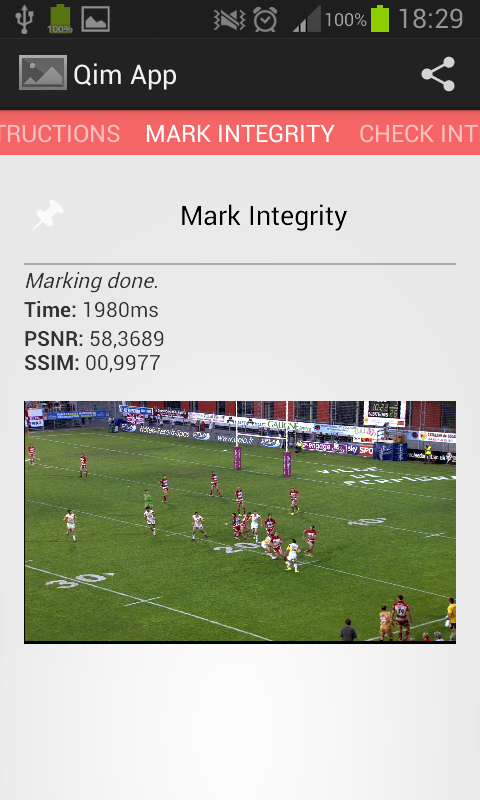
//> input picture Images/AppCheck.png, 480 x 800 px
$ ./main ../../Images/AppCheck.png ../../Images/AppMain.png ../../Images/AppMain.png   (built with g++ and OpenCV 4)
//> lines starting //> are read from the running program, lines starting //| are printed output that depends on the picture
### QimWatermarking/QimWatermarking/measurements.hpp
//
//  measurements.h
//  Image Similarity Measurement
//
//  Created by Cédric Golmard on 04/11/2013.
//  Copyright (c) 2013 Cédric Golmard. All rights reserved.
//
//  Similarity measures between images using openCV.

#ifndef __Image_Similarity_Measurement__measurements__
#define __Image_Similarity_Measurement__measurements__

#include <opencv2/opencv.hpp>
using namespace cv;

//////////////////////////////////
//     Pixel-based measures     //
//////////////////////////////////

//  Peak Signal-to-Noise Ratio
//  PSNR
//  Result expected : score from 0.0 to infinity
//      * perfect fit           : infinity
//      * very good similarity  : > 50
//      * good similarity       : > 30
double getPSNR(Mat &im1, Mat &im2);

//  Image Fidelity
//  IF
//  Result expected :
//      * same images           : 1
double getIF(Mat &im1, Mat &im2);

//////////////////////////////////
//  Correlation-based measures  //
//////////////////////////////////

//  Normalized Cross Correlation
//  NCC
//  Result expected :
//      * same images           : 1
double getNCC(Mat &im1, Mat &im2);

//  Structural SIMilarity
//  SSIM
//  Result expected :index between 0.0 and 1.0
//      * perfect fit           : 1
//      * no similarity         : 0
double getSSIM(Mat &im1, Mat &im2);

#endif /* defined(__Image_Similarity_Measurement__measurements__) */

### QimWatermarking/QimWatermarking/mQim.cpp
//
//  mQim.cpp
//
//  Created by Cédric Golmard on 06/11/2013.
//
#include "mQim.hpp"

#include <opencv2/opencv.hpp>
#include <vector>
#include <string>
#include <fstream>

#include "measurements.hpp"

using namespace std;
using namespace cv;

//////METHODS///////////////////////////////////////////////////////////////////////////////////////////////////////////////
void insertionRandom(Mat& image, vector<int> mark, vector<double>& key,
                     vector<int>& pos_block_col, vector<int>& pos_block_row, double alpha,
                     int delta);
void insertionPriorDetectionCriteria(Mat& image, vector<int> mark,
                                     vector<double>& key, vector<int>& pos_block_col,
                                     vector<int>& pos_block_row, double alpha, int delta);
void insertionPriorEnergyCriteria(Mat& image, vector<int> mark,
                                  vector<double>& key, vector<int>& pos_block_col,
                                  vector<int>& pos_block_row, double alpha, int delta);

void detection(Mat& image, vector<int>& mark, vector<double> key,
               vector<int> pos_block_col, vector<int> pos_block_row, double alpha,
               int delta);

void getContentMarkBinary(Mat& image, vector<int>& mark, int dctblock_size);

int compareMarks(vector<int> mark1, vector<int> mark2);

void displayMeasures(Mat& image1, vector<int>& mark1, Mat& image2,
                     vector<int>& mark2);

template<class T>
bool writeNextRow(ostream& str, vector<T> rowdata);

template<class T>
bool readNextRow(istream& str, vector<T>& rowdata);

bool writeAllKeyFile(ostream& str, vector<int> framenums,
                     vector<vector<double> > allkeys, vector<vector<int> > allrows,
                     vector<vector<int> > allcols);
bool readAllKeyFile(istream& str, vector<int> &framenums,
                    vector<vector<double> > &allkeys, vector<vector<int> > &allrows,
                    vector<vector<int> > &allcols);
bool writeImageKeyFile(ostream& ostr, vector<double> keys, vector<int> cols,
                       vector<int> rows);
bool readImageKeyFile(istream& istr, vector<double>& keys, vector<int>& cols,
                      vector<int>& rows);

//////AUX

double quantize(double value, double delta);
double quantize(double value);

void insert_block(Mat& block, int mark, double key, double alpha, int delta);
void detect_block(Mat& block, int& mark, double key, double alpha, int delta);

double detection_measure(Mat& block, double key, double alpha, int delta);

//////VARS//////////////////////////////////////////////////////////////////////////////////////////////////////////////////

// default Qim parameters
int block_size = 4;
int delta_q = 150;

// Perception mask
float masque_t[4][4] = { { 0, 0.58, 1.2, 2.39 }, { 0.58, 1.12, 1.49, 2.3 }, {
    1.2, 1.49, 3.07, 4.35 }, { 2.39, 2.3, 4.35, 7.25 } };
double norm_masque = 11.4468;

// Files
char separator = ',';

//////INSERTION//////////////////////////////////////////////////////////////////////////////////////////////////////////////

/**
 * insertionRandom
 *
 * Insert the mark at random block positions
 *
 * @param image
 * @param mark
 * @param key
 * @param pos_block_col
 * @param pos_block_row
 * @param alpha
 * @param delta
 */
void insertionRandom(Mat& image, vector<int> mark, vector<double>& key,
                     vector<int>& pos_block_col, vector<int>& pos_block_row, double alpha,
                     int delta) {

	/////////////////////////////////////////////////////////////////////////////
	// Work on a copy
	key.clear();
	pos_block_col.clear();
	pos_block_row.clear();
	double thiskey = 0;
	int block_col = 0, block_row = 0;
	Mat image_mark;

	srand((int) time(NULL)); // init for random values

	// RGB => HSV
	// image.convertTo(image_mark, CV_32FC3); //
	cvtColor(image, image, CV_BGR2YCrCb);
	int V = 0; // intensity = V = index #2

	// Split block in channels
	vector<Mat> planes;
	split(image, planes);

	for (size_t t = 0; t < planes.size(); t++)
		planes[t].convertTo(planes[t], CV_32FC1);

	/////////////////////////////////////////////////////////////////////////////
	// Image block processing : for each (block_size*block_size) block
	vector<int>::const_iterator mark_it(mark.begin()), mark_end(mark.end());
	for (; mark_it != mark_end; mark_it++) {

		// generate random value
		thiskey = (double) rand() / RAND_MAX;
		block_row = rand() % ((image.rows)/ block_size);
		block_col = rand() % ((image.cols)/ block_size);

		// Select the block on intensity channel (V) // x, y w, h
		Mat block = planes[V](
                              Rect(block_size * block_col, block_size * block_row, block_size,
                                   block_size));
		Mat dctblock;

		/////////////////////////////////////////////////////////////////////////////
		// direct DCT
		dct(block, dctblock);

		/////////////////////////////////////////////////////////////////////////////
		// insertion
		insert_block(dctblock, *mark_it % 2, thiskey, alpha, delta);

		// update
		key.push_back(thiskey);
		pos_block_col.push_back(block_col);
		pos_block_row.push_back(block_row);

		/////////////////////////////////////////////////////////////////////////////
		// inverse DCT
		// dct(dctblock, block, DCT_INVERSE);
		idct(dctblock, block);
	}

	// merge planes in block
	for (size_t t = 0; t < planes.size(); t++)
        planes[t].convertTo(planes[t], CV_8UC1);
	merge(planes, image);

    // HSV -> RGB
    cvtColor(image, image, CV_YCrCb2BGR);
}

/**
 * insertionPriorDetectionCriteria
 *
 * insert the mark in only blocks respecting a specific condition on the detection to be more robust to attack. The insertion is slower due to several attempts to match the criteria for each block.
 *
 * @param image
 * @param mark
 * @param key
 * @param pos_block_col
 * @param pos_block_row
 * @param alpha
 * @param delta
 */
// [107 lines left out: function insertionPriorDetectionCriteria, not called in this run]

/**
 * insertionPriorEnergyCriteria
 *
 * insert the mark in only blocks respecting a specific condition on the blocks energy to be more robust to attack. The insertion is slower due to several attempts to match the criteria for each block.
 *
 * @param image
 * @param mark
 * @param key
 * @param pos_block_col
 * @param pos_block_row
 * @param alpha
 * @param delta
 */
// [193 lines left out: function insertionPriorEnergyCriteria, not called in this run]

//////DETECTION//////////////////////////////////////////////////////////////////////////////////////////////////////////////

/**
 * detection
 *
 * detect and extract the mark inserted in the image using the keys and block positions information
 *
 * @param image
 * @param mark
 * @param key
 * @param pos_block_col
 * @param pos_block_row
 * @param alpha
 * @param delta
 */
// [37 lines left out: function detection, not called in this run]

//////MARK GENERATION AND COMPARISON////////////////////////////////////////////////////////////////////////////////////////////

/**
 * getContentMarkBinary
 *
 * generate a binary mark from the content of the image
 *
 * @param image
 * @param mark
 * @param dctblock_size
 */
void getContentMarkBinary(Mat& image, vector<int>& mark,
                          int dctblock_size) {
    if (!dctblock_size > 0) {
        cerr << "Size of block must be > 0 ." << endl;
        return;
    }

    mark.clear();
    float lastDctCoef(0);
    int coefBigger(0);

    /////////////////////////////////////////////////////////////////////////////
    // Subsampling
    Mat image_sub;
    resize(image, image_sub, Size(image.cols / 4, image.rows / 4));

    // RGB => HSV
    cvtColor(image_sub, image_sub, CV_BGR2YCrCb);
    int V = 1;

    // Split block in channels
    vector<Mat> planes;
    split(image_sub, planes);
    for (size_t t = 0; t < planes.size(); t++)
        planes[t].convertTo(planes[t], CV_32FC1);

    /////////////////////////////////////////////////////////////////////////////
    // Block processing
    for (size_t i = 0; i < image_sub.size().height - dctblock_size; i +=
         dctblock_size) {
        for (size_t j = 0; j < image_sub.size().width - dctblock_size; j +=
             dctblock_size) {

            Mat block;
            Mat dctblock;

            /////////////////////////////////////////////////////////////////////////////
            // Select the block on intensity channel (V)
            block = planes[V](Rect((int)j,(int) i, block_size, block_size));

            /////////////////////////////////////////////////////////////////////////////
            // Direct DCT
            dct(block, dctblock);

            /////////////////////////////////////////////////////////////////////////////
            //// BINARY MARK : comparison between first DCT coefficients of consecutive blocks (=mean)
            // Compare first DCT coefficients
            float currentDctCoef(dctblock.at<float>(0, 0));
            coefBigger = (currentDctCoef > lastDctCoef) ? 1 : 0;
            mark.push_back(coefBigger);
            lastDctCoef = currentDctCoef;
        }
    }
}

/**
 * compareMarks
 *
 * compare the given marks and return the number of good matches. Return negative value if the marks have different size.
 *
 * @param mark1
 * @param mark2
 */
// [10 lines left out: function compareMarks, not called in this run]

/**
 * displayMeasures
 *
 * Display in the terminal the similarity measures and the mark comparison between the two images and the two marks given.
 *
 * @param image1
 * @param mark1
 * @param image2
 * @param mark2
 */
// [17 lines left out: function displayMeasures, not called in this run]

//////SAVE AND LOAD KEY FILES////////////////////////////////////////////////////////////////////////////////////////////////

//// read/writeAllKeyFile : for key files with multiple frames : marked video. Also works for a 1-frame video = image.
//// read/saveImageKeyFile : for 1 image, easier and faster

/**
 * writeAllKeyFile
 *
 * write the keyfile (framenums + allkeys + allrows + allcols) in the outstream.
 *
 * @param str
 * @param framenums
 * @param allkeys
 * @param allcols
 * @param allrows
 * @return
 */
// [21 lines left out: function writeAllKeyFile, not called in this run]

/**
 * readAllKeyFile
 *
 * read the instream as a key file (framenums + allkeys + allrows + allcols).
 *
 * @param str
 * @param framenums
 * @param allkeys
 * @param allcols
 * @param allrows
 * @return
 */
// [39 lines left out: function readAllKeyFile, not called in this run]

/**
 * writeImageKeyFile
 *
 * write the key file of a single image (#frame = 0 + keys + #cols + #rows) in the outstream.
 *
 * @param ostr
 * @param keys
 * @param cols
 * @param rows
 * @return
 */
bool writeImageKeyFile(ostream& ostr, vector<double> keys,
                       vector<int> cols, vector<int> rows) {

    ostr << "0" << endl;
    writeNextRow(ostr, keys);
    writeNextRow(ostr, cols);
    writeNextRow(ostr, rows);

    return true;
}

/**
 * readImageKeyFile
 *
 * read the instream as a key file for a single image (#frame = 0 + keys + #cols + #rows).
 *
 * @param istr
 * @param keys
 * @param cols
 * @param rows
 * @return
 */
// [21 lines left out: function readImageKeyFile, not called in this run]

//////OTHERS//////OTHERS//////OTHERS///////////////////////////////////////////////////////////////////////////////////////

/**
 * Quantizer used for insertion and detection
 * @param value
 * @param delta
 * @return
 */
double quantize(double value, double delta) {
    return delta * round(value / delta);
}

/**
 * Quantizer using default delta step size
 * @param value
 * @return
 */
double quantize(double value) {
    return quantize(value, delta_q);
}

/**
 * insert_block
 *
 * Insert the given message in the given block
 *
 * @param block
 * @param mark
 * @param key
 * @param alpha
 * @param delta
 */
void insert_block(Mat& block, int mark, double key, double alpha,
                  int delta) {

    double x = 0, w = 0, qtt = 0;

    //// PERCEPTION MASK ////
    Mat masque = Mat(4, 4, CV_32FC1, &masque_t);
    Mat normalized_masque = masque / norm_masque;

    //// PROJECITON ////
    Mat prod;
    multiply(block, normalized_masque, prod);
    x = sum(prod).val[0];

    //// MARK GENERATION ////
    qtt = x - delta * ((double) mark / 2 + key);
    w = alpha * (quantize(qtt, delta) - qtt);

    //// MARK INSERTION ////
    add(block, w * normalized_masque, block);
}

/**
 * detection_measure
 *
 * measure on the block used for the decision during the detection and the insertion using prior detection criteria.
 *
 * @param block
 * @param key
 * @param alpha
 * @param delta
 * @return
 */
// [15 lines left out: function detection_measure, not called in this run]

/**
 * detect_block
 *
 * detect the message in the given block by decision on the detection measure
 *
 * @param block
 * @param mark
 * @param key
 * @param alpha
 * @param delta
 */
// [8 lines left out: function detect_block, not called in this run]

/**
 * readNextRow
 *
 * read the next row of the given instream as a vector where values are separated by separator (char)
 *
 * @param str
 * @param rowdata
 * @return
 */
template<class T>
// [24 lines left out: function readNextRow, not called in this run]

/**
 * writeNextRow
 *
 * write the given vector in the given outstream as a line where values are separated by separator (char)
 *
 * @param str
 * @param rowdata
 * @return
 */
template<class T>
bool writeNextRow(ostream& str, vector<T> rowdata) {

    typename vector<T>::const_iterator row_it;
    for (row_it = rowdata.begin(); row_it != rowdata.end(); ++row_it) {
        str << *row_it;
        str << separator;
    }
    str << endl;
    return true;
}

### QimWatermarking/QimWatermarking/main.cpp
//
//  main.cpp
//  QimWatermarking
//
//  Created by Cédric Golmard on 20/01/2014.
//  Copyright (c) 2014 Cédric Golmard. All rights reserved.
//

#include <stdint.h>
#include <vector>
#include <iostream>
#include <fstream>
#include <time.h>
#include <opencv2/opencv.hpp>

#include "mQim.hpp"
#include "measurements.hpp"
using namespace std;

void insertionMenu();
void detectionMenu();
void insertion(int insertion_method);
void displayMeasures();
double detection();
double diffclock(clock_t clock1, clock_t clock2);
//
void doRequantize(int nbColors);
void QuantizeImage(Mat& im, Mat& im_out, int delta);


string im_path;
string im_w_path;
string key_path;
int delta = 150;
double alpha = 0.5;

int main(int argc, const char * argv[])
{
    cout << endl;
    cout << "" << endl;
    cout << " Welcome to Qim watermarking command-ine tool. " << endl;
    cout << " usage : QimWatermarking image image_w key  [DIRECT for direct mode] " << endl;
    cout << "" << endl << endl;

    if (argc<4) {
        return 0;
    }

    // File paths
    im_path = argv[1];
    im_w_path = argv[2];
    key_path = argv[3];


    // ALTERNATIVE
    if(argc >= 5){
        string mode(argv[4]);
        if(mode == "DIRECT_MARK"){
            insertion(2);
            detectionMenu();
            displayMeasures();
        }else if(mode == "DIRECT_CHECK"){
            detectionMenu();
        }else if(mode == "REQUANTIZE"){
            if (argc >= 6) {
                int nDivColors = 1;
                stringstream conv;
                conv << argv[5];
                conv >> nDivColors;
                insertion(2);
                doRequantize(nDivColors);
                detectionMenu();
                displayMeasures();
            }
        }
        return 0;
    }

    // Menu
    int menu_choice = 0;
    while(true){
        cout << endl;
        cout << "___________"<< endl;
        cout << " MAIN MENU " << endl;
        cout << " Activity: " << endl;
        cout << " - 1: mark image " << endl;
        cout << " - 2: detect mark "<< endl;
        cout << " - 3: measures " << endl;
        cout << " - else: quit "<< endl;
        cout << "> choice: ";
        cin >> menu_choice;
//> the answer given: 1

        switch (menu_choice) {
            case 1:
                insertionMenu();
//> the answer given: 1
//> in insertion, image is the input picture: 800 rows x 480 cols, CV_8UC3; mean B, G, R 154.9, 167.4, 170.5
//> in getContentMarkBinary, `resize(image, image_sub, Size(image.cols / 4, image.rows / 4));`:
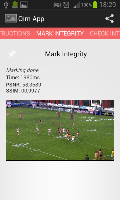
//> image_sub: 200 rows x 120 cols, CV_8UC3; mean B, G, R 155, 167.5, 170.6
//> in getContentMarkBinary, `split(image_sub, planes);`:
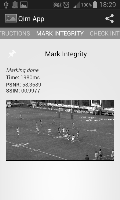
//> planes[0]: 200 rows x 120 cols, CV_8UC1; min 0, max 255, mean 167
//> in getContentMarkBinary, `split(image_sub, planes);`:
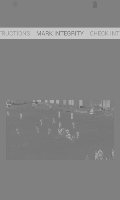
//> planes[1]: 200 rows x 120 cols, CV_8UC1; min 94, max 200, mean 130.6
//> in getContentMarkBinary, `split(image_sub, planes);`:
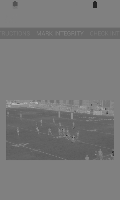
//> planes[2]: 200 rows x 120 cols, CV_8UC1; min 36, max 188, mean 121.2
//> the loop in getContentMarkBinary, `for (size_t t = 0; t < planes.size(); t++)` made 3 passes
//> the loop in getContentMarkBinary, `for (size_t i = 0; i < image_sub.size().height - dctblock_size; i += d..` made 24 passes
//> (coefBigger, lastDctCoef) on passes 1 to 8: (1, 512), (0, 512), (0, 512), (0, 538), (0, 729.2), (0, 512), (0, 512), (0, 512)
//> after the loop in getContentMarkBinary, `for (size_t i = 0; i < image_sub.size().height - dctblock_size; i +=`: coefBigger = 0; mark = 336 values, max 1 at index 0, min 0 at index 1, mean 0.19; lastDctCoef = 512
//|  Mark size: 336
//> in insertionRandom, `split(image, planes);`:
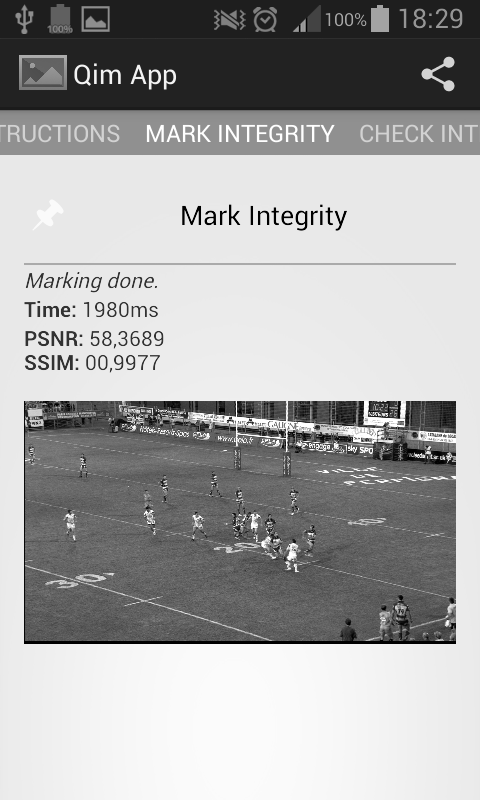
//> planes[0]: 800 rows x 480 cols, CV_8UC1; min 0, max 255, mean 166.9
//> the loop in insertionRandom, `for (size_t t = 0; t < planes.size(); t++)` made 3 passes
//> the loop in insertionRandom, `for (; mark_it != mark_end; mark_it++)` made 336 passes
//> (x in insert_block, qtt in insert_block, w in insert_block) on passes 2 to 4: (63.73, -30.85, 15.43), (-17.83, -104.2, -22.9), (-60.68, -241.5, -29.24)
//> after the loop in insertionRandom, `for (; mark_it != mark_end; mark_it++)`: key = 336 values, max 0.999 at index 242, min 0.0036 at index 250, mean 0.487; pos_block_col = 336 values, max 119 at index 71, min 0 at index 278, mean 62.05; pos_block_row = 336 values, max 199 at index 71, min 1 at index 104, mean 103.7
//> in insertion, `insertionRandom(image, mark, keys, allcols, allrows, alpha, delta);`: keys has the same summary as key in insertionRandom; allcols has the same summary as pos_block_col in insertionRandom; allrows has the same summary as pos_block_row in insertionRandom
                break;
            case 2:
                detectionMenu();
                break;
            case 3:
                displayMeasures();
                break;
            default:
                return 0;
                break;
        }
        menu_choice = 0;
    }

    return 0;
}

void insertionMenu(){

    int insertion_method = 0;

    cout << endl;
    cout << " MARK IMAGE " << endl;
    cout << " Insertion method: " << endl;
    cout << " - 1: random blocks " << endl;
    cout << " - 2: prior detection criteria " << endl;
    cout << " - 3: energy criteria " << endl;
    cout << " - else: back to menu " << endl;
    cout << " > choice: ";
    cin >> insertion_method;
    switch (insertion_method) {
        case 1:
        case 2:
        case 3:
            insertion(insertion_method);
            break;
        default:
            return;
            break;
    }
    insertion_method = 0;
}

// [9 lines left out: function detectionMenu, not called in this run]

double diffclock(clock_t clock1, clock_t clock2)
{
    double diffticks=clock1-clock2;
    double diffms=(diffticks*1000)/CLOCKS_PER_SEC;
    return diffms;
}

void insertion(int insertion_method){
    //cout << endl;
    cout << "___________"<< endl;
    cout << " INSERTION " << endl;

    cout << " Load image. " << im_path <<endl;
    Mat image = imread(im_path, CV_LOAD_IMAGE_COLOR);
    if(!image.data) {
		cout << " //// No image data !" << endl;
        return;
    }

    vector<int> mark;
    vector<double> keys;
    vector<int> allcols, allrows;

    cout << " Generate mark based on content... ";
    getContentMarkBinary(image, mark, 8);
    cout << " Mark size: " << mark.size() << endl;

    cout << " Inserting mark in image...";
    clock_t start = clock();
    switch (insertion_method) {
        case 1:
            // RANDOM
            insertionRandom(image, mark, keys, allcols, allrows, alpha, delta);
            break;
        case 2:
            // DETECTION
            insertionPriorDetectionCriteria(image, mark, keys, allcols, allrows, alpha, delta);
            break;
        case 3:
            // ENERGY
            insertionPriorEnergyCriteria(image, mark, keys, allcols, allrows, alpha, delta);
            break;
        default:
            return;
            break;
    }
    cout << " done (" << diffclock(clock(), start) <<" ms)" << endl;

    cout << " Saving marked image...";
    imwrite(im_w_path, image);
    cout << endl;

    cout << " Saving key file...";
    ofstream ostr(key_path.data());
    writeImageKeyFile(ostr, keys, allcols, allrows);
    ostr.close();
    cout << endl;
}

// [116 lines left out: functions detection, displayMeasures, doRequantize, QuantizeImage, not called in this run]
